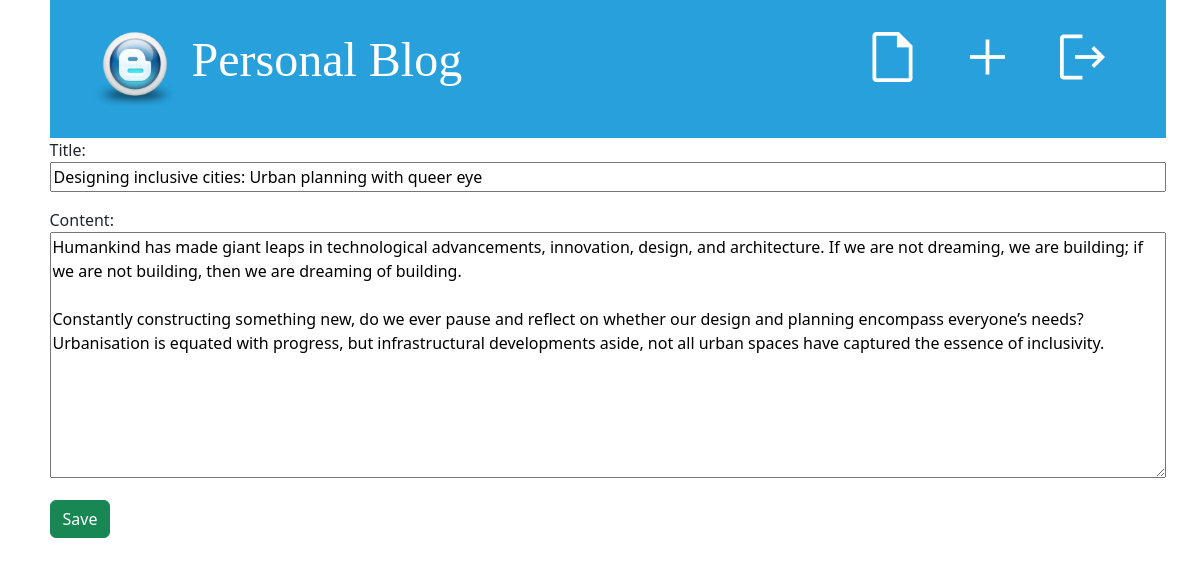
Screenshot of /post-update/2/ (signed in) with the database file from the repository.
### blog_app/models.py (models this page shows, shortened)
class Post(models.Model):
    title=models.CharField(max_length=256)
    content=models.TextField()
    author= models.ForeignKey("auth.user",on_delete=models.CASCADE)
    create_at=models.DateTimeField(auto_now_add=True)
    update_at=models.DateTimeField(auto_now=True)
    published_at=models.DateTimeField(null=True,blank=True)

### blog_app/views.py (the view, shortened to what this page needs)
# urls.py: path("post-update/<int:pk>/",views.post_update,name="post-update"),
@login_required
def post_update(request,pk):
    if request.method=="GET":
        post=Post.objects.get(pk=pk)
        form= PostForm(instance=post)
        return render(
            request,
            "post_create.html",
            {"form":form},
        )

### blog_app/forms.py
class PostForm(forms.ModelForm):
    class Meta:
        model=Post
        fields= ["title","content"]

### templates/post_create.html (shortened to what this page needs)
{% extends "base.html" %}
{% block content %}
    <form action="" method="post" class="post-form">
        {{ form.as_p }}
        <button type="submit" class="btn btn-success">Save</button>
    </form>
{% endblock content %}

### static/css/blog.css (style rules this page uses)
body { padding-left: 15px; }
.post-form textarea, .post-form input { width: 100%; }

### rows the page displays
Post: title "Designing inclusive cities: Urban planning with queer eye", content "Humankind has made giant leaps in technological advancements, innovation, design, and architecture. If we are not dreaming, we are building; if we are not building, then we are dreaming of building. Constantly constructing something new, do we ever pause and reflect on whether our design and planning encompass everyone’s needs? Urbanisation is equated with progress, but infrastructural developments aside, not all urban spaces have captured the essence of inclusivity."
